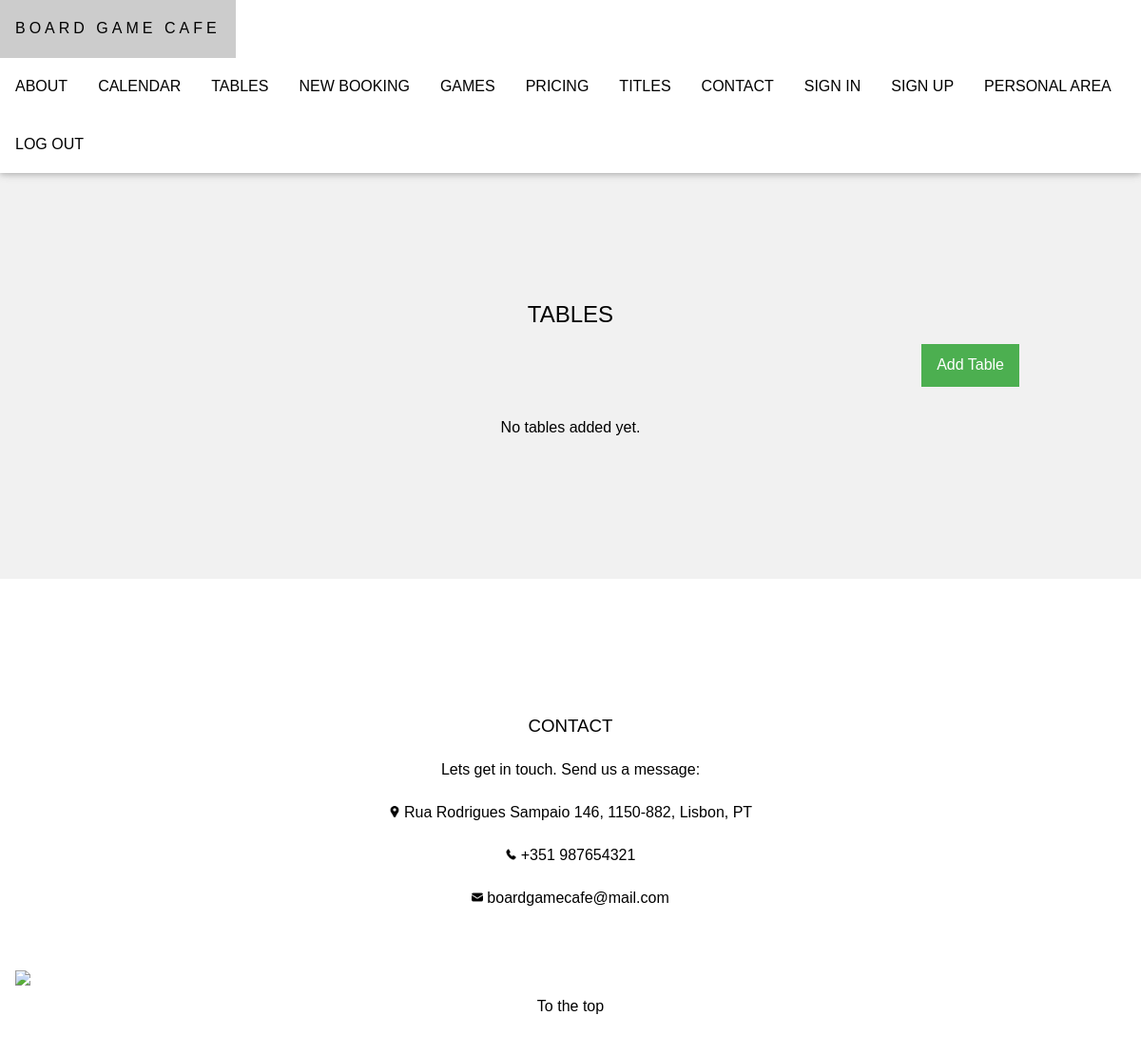
The page /boardgamecafe/tables on the database as committed earlier.
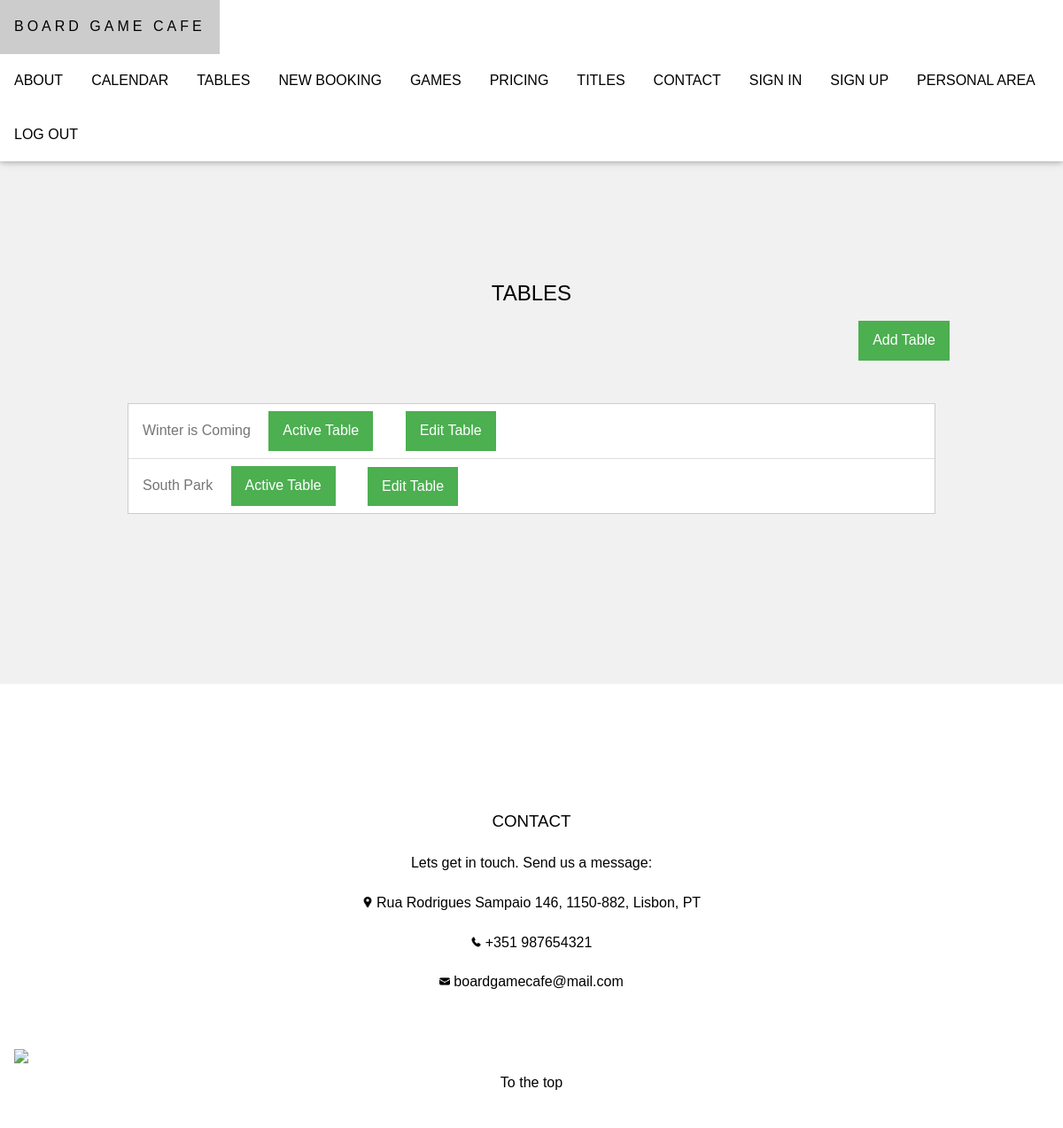
The same page on the database as committed later.
### boardgamecafe/models.py (models this page shows)
class Table(models.Model):
    name = models.CharField(max_length=50)
    capacity = models.IntegerField(validators=[MinValueValidator(0)])
    log_is_active = models.BooleanField()
    log_date_created = models.DateTimeField()
    log_date_last_update = models.DateTimeField()

### boardgamecafe/views.py (the view)
# urls.py: path('tables', views.tables, name='tables'),
def tables(request):
    if Table.objects.all().count() > 0:
        tables = Table.objects.all()
        return render(request, 'boardgamecafe/tables.html', {'tables': tables})
    return render(request, 'boardgamecafe/tables.html')

### boardgamecafe/templates/boardgamecafe/tables.html (shortened to what this page needs)
{% extends "boardgamecafe/template.html" %}
{% load static %}
{% block content %}
    <section class="w3-light-grey w3-center w3-container" style="padding:128px">
        <h1>TABLES</h1>
        <a class="w3-green w3-button w3-center w3-right" href="{% url 'boardgamecafe:addtable' %}">Add Table</a>
        <br>
        {% if tables %}
            <div class="w3-container w3-content w3-padding-64 w3-center" >
                <ul class="w3-ul w3-border w3-white w3-text-grey">
                    {% for t in tables %}
                    <li class="w3-padding w3-left-align">
                        {{ t.name }}
                        {% if t.log_is_active %}
                            <span class="w3-tag w3-green w3-margin-left w3-margin-right">Active Table</span>
                        {% else %}
                            <span class="w3-tag w3-red w3-margin-left w3-margin-right">Inactive Table</span>
                        {% endif %}
                        <a class="w3-green w3-button w3-right-align w3-margin-left w3-margin-right" href="{%  url 'boardgamecafe:edittable' t.id %}">Edit Table</a>
                    </li>
                    {% endfor %}
                </ul>
            </div>
        {% else %}
            <br>
            <p id="no_tables"> No tables added yet. </p>
        {% endif %}
    </section>
{% endblock %}

Rows that differ between the two databases and show on the page:
added Table: name "Winter is Coming", log_is_active "Active Table"
added Table: name "South Park", log_is_active "Active Table"
Other text that changed with them:
text no longer shown: "No tables added yet."
